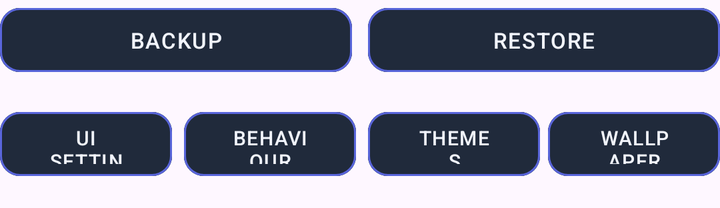
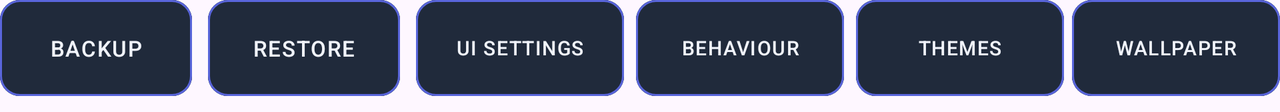

Compare how this app lays out the same screen by default and in its alternative resource folder. The renders come first, then the two layout files and the values they reference.
<!-- AndroidManifest.xml: application theme Theme.DuoFrost -->
<!-- res/layout/layout_settings_navigation.xml -->
<?xml version="1.0" encoding="utf-8"?>
<LinearLayout
    xmlns:android="http://schemas.android.com/apk/res/android"
    xmlns:app="http://schemas.android.com/apk/res-auto"
    android:layout_width="match_parent"
    android:layout_height="wrap_content"
    android:orientation="vertical">
    <LinearLayout
        android:layout_width="match_parent"
        android:layout_height="wrap_content"
        android:orientation="horizontal"
        android:layout_marginBottom="12dp">
        <com.google.android.material.button.MaterialButton
            android:id="@+id/exportPresetsButton"
            android:layout_width="0dp"
            android:layout_height="40dp"
            android:layout_weight="1"
            android:layout_marginEnd="4dp"
            android:text="BACKUP"
            android:textSize="11sp"
            android:letterSpacing="0.05"
            android:textColor="@color/bifrost_text"
            android:backgroundTint="@color/bifrost_surface"
            app:cornerRadius="10dp"
            app:strokeWidth="1dp"
            app:strokeColor="@color/bifrost_accent" />
        <com.google.android.material.button.MaterialButton
            android:id="@+id/importPresetsButton"
            android:layout_width="0dp"
            android:layout_height="40dp"
            android:layout_weight="1"
            android:layout_marginStart="4dp"
            android:text="RESTORE"
            android:textSize="11sp"
            android:letterSpacing="0.05"
            android:textColor="@color/bifrost_text"
            android:backgroundTint="@color/bifrost_surface"
            app:cornerRadius="10dp"
            app:strokeWidth="1dp"
            app:strokeColor="@color/bifrost_accent" />
    </LinearLayout>
    <LinearLayout
        android:layout_width="match_parent"
        android:layout_height="wrap_content"
        android:layout_marginBottom="12dp"
        android:orientation="horizontal">
        <com.google.android.material.button.MaterialButton
            android:id="@+id/tabUiSettings"
            android:layout_width="0dp"
            android:layout_height="40dp"
            android:layout_weight="1"
            android:layout_marginEnd="4dp"
            android:text="UI SETTINGS"
            android:textColor="@color/bifrost_text"
            android:textSize="10sp"
            android:letterSpacing="0.05"
            android:backgroundTint="@color/bifrost_surface"
            app:cornerRadius="10dp"
            app:strokeWidth="1dp"
            app:strokeColor="@color/bifrost_accent" />
        <com.google.android.material.button.MaterialButton
            android:id="@+id/tabBehaviorSettings"
            android:layout_width="0dp"
            android:layout_height="40dp"
            android:layout_weight="1"
            android:layout_marginStart="2dp"
            android:layout_marginEnd="2dp"
            android:text="BEHAVIOUR"
            android:textColor="@color/bifrost_text"
            android:textSize="10sp"
            android:letterSpacing="0.05"
            android:backgroundTint="@color/bifrost_surface"
            app:cornerRadius="10dp"
            app:strokeWidth="1dp"
            app:strokeColor="@color/bifrost_accent" />
        <com.google.android.material.button.MaterialButton
            android:id="@+id/tabThemesSettings"
            android:layout_width="0dp"
            android:layout_height="40dp"
            android:layout_weight="1"
            android:layout_marginStart="4dp"
            android:text="THEMES"
            android:textColor="@color/bifrost_text"
            android:textSize="10sp"
            android:letterSpacing="0.05"
            android:backgroundTint="@color/bifrost_surface"
            app:cornerRadius="10dp"
            app:strokeWidth="1dp"
            app:strokeColor="@color/bifrost_accent" />
        <com.google.android.material.button.MaterialButton
            android:id="@+id/liveWallpaperTabButton"
            android:layout_width="0dp"
            android:layout_height="40dp"
            android:layout_weight="1"
            android:layout_marginStart="4dp"
            android:text="WALLPAPER"
            android:textColor="@color/bifrost_text"
            android:textSize="10sp"
            android:letterSpacing="0.05"
            android:backgroundTint="@color/bifrost_surface"
            app:cornerRadius="10dp"
            app:strokeWidth="1dp"
            app:strokeColor="@color/bifrost_accent" />
    </LinearLayout>
</LinearLayout>
<!-- resources referenced by this layout -->
<resources>
  <color name="bifrost_accent">#5965DB</color>
  <color name="bifrost_surface">#202A3B</color>
  <color name="bifrost_text">#F1F4FB</color>
  <style name="Theme.DuoFrost" parent="Base.Theme.DuoFrost" />
  <style name="Base.Theme.DuoFrost" parent="Theme.Material3.DayNight.NoActionBar">
      </style>
</resources>
<!-- res/layout-land/layout_settings_navigation.xml (the repository's variant of the layout above) -->
<!-- drawn on the phone turned sideways -->
<?xml version="1.0" encoding="utf-8"?>
<LinearLayout
    xmlns:android="http://schemas.android.com/apk/res/android"
    xmlns:app="http://schemas.android.com/apk/res-auto"
    android:layout_width="match_parent"
    android:layout_height="wrap_content"
    android:orientation="horizontal"
    android:layout_marginBottom="8dp">
    <LinearLayout
        android:layout_width="200dp"
        android:layout_height="wrap_content"
        android:orientation="horizontal">
        <com.google.android.material.button.MaterialButton
            android:id="@+id/exportPresetsButton"
            android:layout_width="0dp"
            android:layout_height="48dp"
            android:layout_weight="1"
            android:layout_marginEnd="4dp"
            android:text="BACKUP"
            android:textSize="11sp"
            android:letterSpacing="0.05"
            android:textColor="@color/bifrost_text"
            android:backgroundTint="@color/bifrost_surface"
            app:cornerRadius="10dp"
            app:strokeWidth="1dp"
            app:strokeColor="@color/bifrost_accent"
            android:paddingStart="4dp"
            android:paddingEnd="4dp"
            android:insetTop="0dp"
            android:insetBottom="0dp" />
        <com.google.android.material.button.MaterialButton
            android:id="@+id/importPresetsButton"
            android:layout_width="0dp"
            android:layout_height="48dp"
            android:layout_weight="1"
            android:layout_marginStart="4dp"
            android:text="RESTORE"
            android:textSize="11sp"
            android:letterSpacing="0.05"
            android:textColor="@color/bifrost_text"
            android:backgroundTint="@color/bifrost_surface"
            app:cornerRadius="10dp"
            app:strokeWidth="1dp"
            app:strokeColor="@color/bifrost_accent"
            android:paddingStart="4dp"
            android:paddingEnd="4dp"
            android:insetTop="0dp"
            android:insetBottom="0dp" />
    </LinearLayout>
    <LinearLayout
        android:layout_width="0dp"
        android:layout_height="wrap_content"
        android:orientation="horizontal"
        android:layout_weight="1"
        android:layout_marginStart="8dp">
        <com.google.android.material.button.MaterialButton
            android:id="@+id/tabUiSettings"
            android:layout_width="0dp"
            android:layout_height="48dp"
            android:layout_weight="1"
            android:layout_marginEnd="4dp"
            android:text="UI SETTINGS"
            android:textColor="@color/bifrost_text"
            android:textSize="10sp"
            android:letterSpacing="0.05"
            android:backgroundTint="@color/bifrost_surface"
            app:cornerRadius="10dp"
            app:strokeWidth="1dp"
            app:strokeColor="@color/bifrost_accent"
            android:paddingStart="4dp"
            android:paddingEnd="4dp"
            android:insetTop="0dp"
            android:insetBottom="0dp" />
        <com.google.android.material.button.MaterialButton
            android:id="@+id/tabBehaviorSettings"
            android:layout_width="0dp"
            android:layout_height="48dp"
            android:layout_weight="1"
            android:layout_marginStart="2dp"
            android:layout_marginEnd="2dp"
            android:text="BEHAVIOUR"
            android:textColor="@color/bifrost_text"
            android:textSize="10sp"
            android:letterSpacing="0.05"
            android:backgroundTint="@color/bifrost_surface"
            app:cornerRadius="10dp"
            app:strokeWidth="1dp"
            app:strokeColor="@color/bifrost_accent"
            android:paddingStart="4dp"
            android:paddingEnd="4dp"
            android:insetTop="0dp"
            android:insetBottom="0dp" />
        <com.google.android.material.button.MaterialButton
            android:id="@+id/tabThemesSettings"
            android:layout_width="0dp"
            android:layout_height="48dp"
            android:layout_weight="1"
            android:layout_marginStart="4dp"
            android:text="THEMES"
            android:textColor="@color/bifrost_text"
            android:textSize="10sp"
            android:letterSpacing="0.05"
            android:backgroundTint="@color/bifrost_surface"
            app:cornerRadius="10dp"
            app:strokeWidth="1dp"
            app:strokeColor="@color/bifrost_accent"
            android:paddingStart="4dp"
            android:paddingEnd="4dp"
            android:insetTop="0dp"
            android:insetBottom="0dp" />
        <com.google.android.material.button.MaterialButton
            android:id="@+id/liveWallpaperTabButton"
            android:layout_width="0dp"
            android:layout_height="48dp"
            android:layout_weight="1"
            android:layout_marginStart="4dp"
            android:text="WALLPAPER"
            android:textColor="@color/bifrost_text"
            android:textSize="10sp"
            android:letterSpacing="0.05"
            android:backgroundTint="@color/bifrost_surface"
            app:cornerRadius="10dp"
            app:strokeWidth="1dp"
            app:strokeColor="@color/bifrost_accent"
            android:paddingStart="4dp"
            android:paddingEnd="4dp"
            android:insetTop="0dp"
            android:insetBottom="0dp" />
    </LinearLayout>
</LinearLayout>
